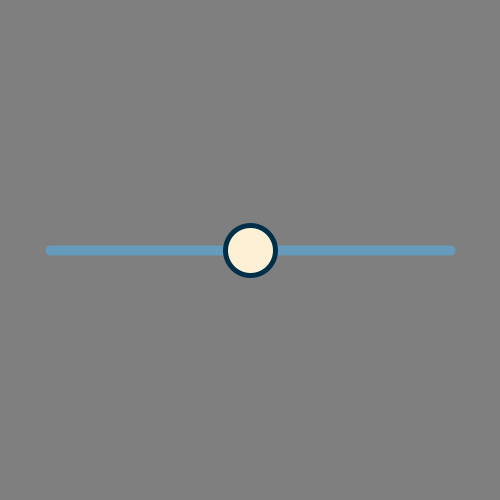
Frame 1 (no input)
Frame 60 (the mouse pressed at the canvas centre just before this capture): identical to frame 1, image omitted
Frame 120 (the mouse held since frame 60 and released just before this capture): identical to frame 1, image omitted

The Processing sketch that drew this single still picture (run headless with seeded random() and noise(); from frame 60 on, the mouse is pressed at the canvas centre):

// Processing sketch: unit_3_checkpoint_3
// ── unit_3_checkpoint_3.pde
//Aaron Su
//Mar. 4th
//2-4


//Start ariables setup ======================================================

color lightBlue = #669bbc;
color darkBlue  = #003049;
color cream     = #fdf0d5;
color lightRed  = #c1121f;
color darkRed   = #780000;
color white     = #FFFFFF;

float sliderX;
float shade;

//End ariables setup ========================================================



void setup() { //Start setup ================================================

  size(500,500);
  
  sliderX = 250;
  shade = 0;
  
} //End setup ================================================================



void draw() { //Start draw ===================================================

  shade = map(sliderX,50,450,0,255);

  background(shade);
  
  //Slider's line
    strokeWeight(10);
    stroke(lightBlue);
    line(50,250,450,250);
    
  //Slider's button
    strokeWeight(5);
    stroke(darkBlue);
    fill(cream);
    circle(sliderX, 250, 50);

} //End draw =================================================================



void mouseDragged() { // Start mouseDragged ==================================

  controlSlider();


} // End mouseDragged =========================================================



void mousePressed() { // Start mousePressed ===================================

  controlSlider();

} // End mousePressed =========================================================



void controlSlider() { // Start controlSlider =================================
  
  if (mouseX < 450 && mouseX > 50 && mouseY < 285 && mouseY > 215) {
    sliderX = mouseX;
  }
  
} // Start controlSlider =======================================================
